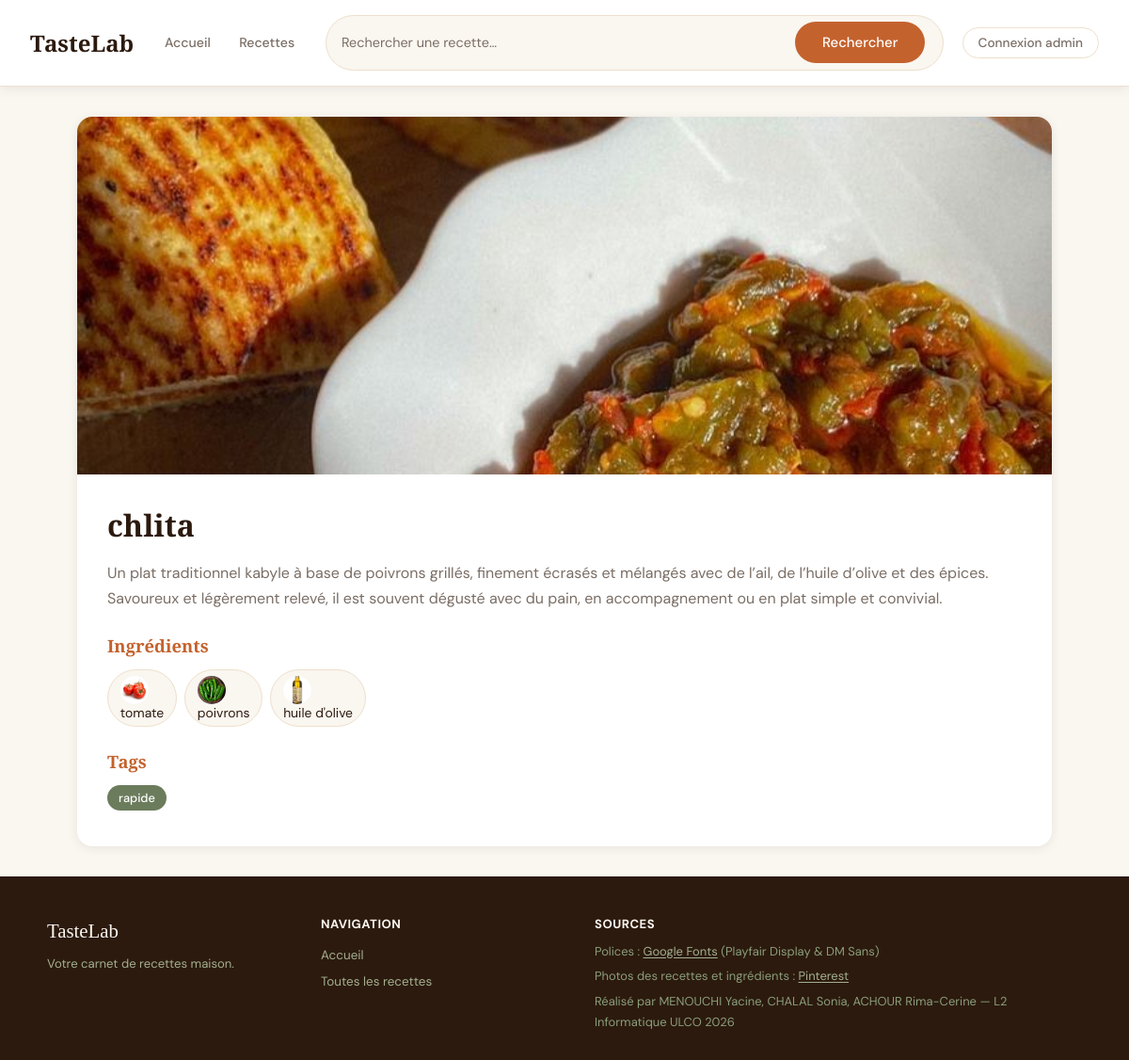
The page /recette.php?id=11 on the database as committed earlier.
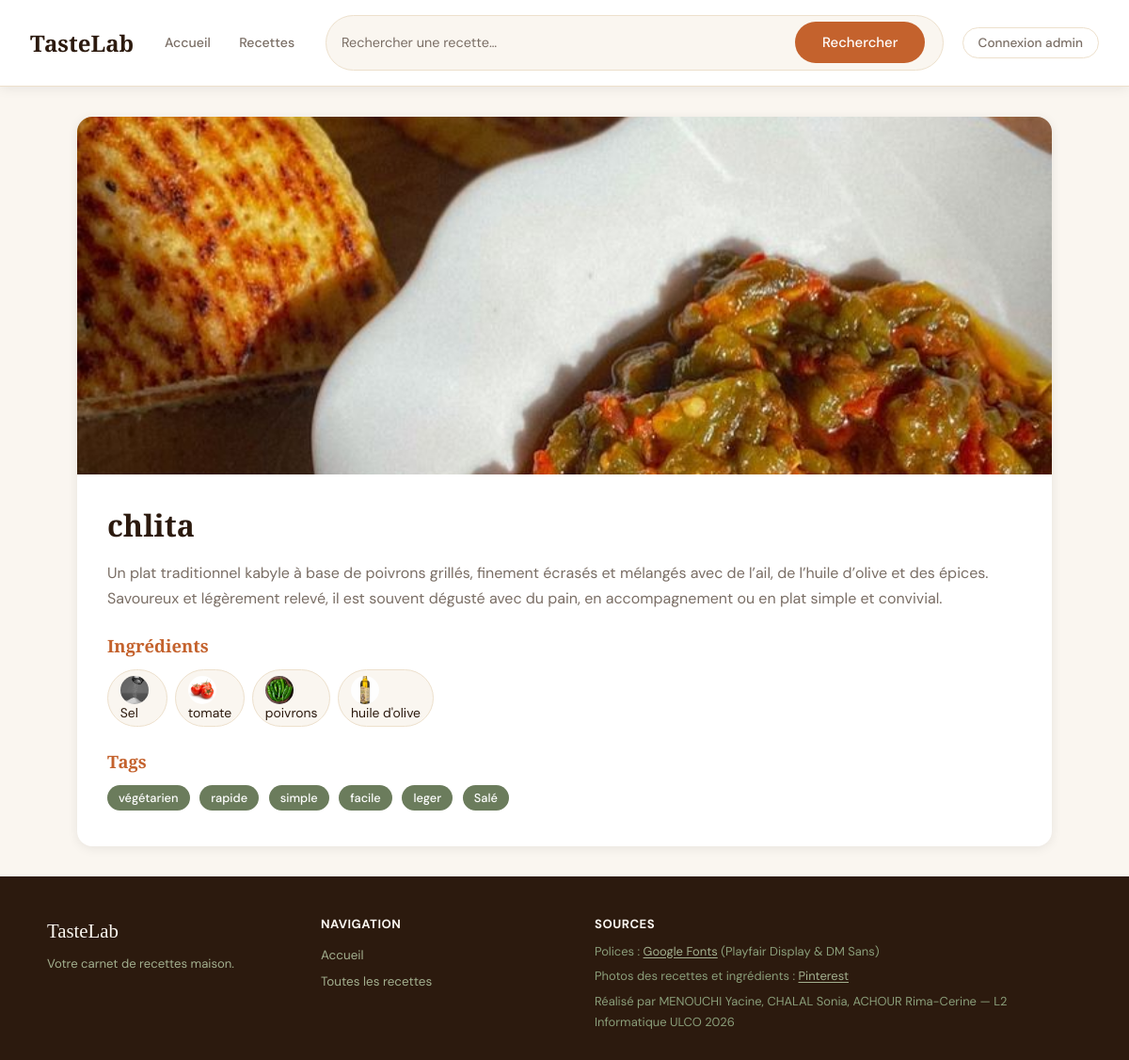
The same page on the database as committed later.
### tables this page shows
CREATE TABLE `recette_ingredients` (
  `recette_id` int(10) UNSIGNED NOT NULL,
  `ingredient_id` int(10) UNSIGNED NOT NULL,
  `quantite` varchar(60) NOT NULL DEFAULT ''
);

CREATE TABLE `ingredients` (
  `id` int(10) UNSIGNED NOT NULL,
  `nom` varchar(100) NOT NULL,
  `image` varchar(255) NOT NULL DEFAULT 'default_ingredient.jpg'
);

CREATE TABLE `tags` (
  `id` int(10) UNSIGNED NOT NULL,
  `nom` varchar(60) NOT NULL
);

### classes/Recette.php (called while the page is built, shortened)
<?php
class Recette{
    private $pdo;
    public function __construct($pdo){
        $this->pdo=$pdo;
    }
    public function getById($id){
        $sql="SELECT * FROM recettes WHERE id=?";
        $st=$this->pdo->prepare($sql);
        $st->execute([$id]);
        $recette=$st->fetch(PDO::FETCH_OBJ);
        $sql2="SELECT i.nom, i.image, ri.quantite FROM ingredients i JOIN recette_ingredients ri ON i.id=ri.ingredient_id WHERE ri.recette_id=?";
        $st2=$this->pdo->prepare($sql2);
        $st2->execute([$id]);
        $recette->ingredients=$st2->fetchAll(PDO::FETCH_OBJ);
        $sql3="SELECT t.nom FROM tags t JOIN recette_tags rt ON t.id = rt.tag_id WHERE rt.recette_id = ?";
        $st3 = $this->pdo->prepare($sql3);
        $st3->execute([$id]);
        $recette->tags=$st3->fetchAll(PDO::FETCH_OBJ);
        return $recette;
    }
}

### recette.php (the view, shortened to what this page needs)
<?php
require("includes/db.php");
require("classes/Recette.php");
$pdo        = getPDO();
$recetteObj = new Recette($pdo);
$id = isset($_GET['id']) ? $_GET['id'] : "";
$recette = $recetteObj->getById($id);
function imgRecette($nom){
    $path = "uploads/recettes/" . $nom;
    if($nom && file_exists($path)) return $path;
    return "uploads/recettes/default_recette.jpg";
}
function imgIngredient($nom){
    $path = "uploads/ingredients/" . $nom;
    if($nom && file_exists($path)) return $path;
    return "uploads/ingredients/default_ingredient.jpg";
}
?>
<?php require("includes/header.php"); ?>
<?php if($recette): ?>
<section class="recette-detail">
    <img src="<?= htmlspecialchars(imgRecette($recette->photo)) ?>"
         alt="<?= htmlspecialchars($recette->titre) ?>">
    <div class="recette-detail-body">
        <h1><?= htmlspecialchars($recette->titre) ?></h1>
        <p><?= htmlspecialchars($recette->description) ?></p>
        <h3>Ingrédients</h3>
        <ul>
            <?php foreach($recette->ingredients as $ingredient): ?>
                <li>
                    <img src="<?= htmlspecialchars(imgIngredient($ingredient->image)) ?>"
                         alt="<?= htmlspecialchars($ingredient->nom) ?>"
                         style="width:30px; height:30px; object-fit:cover; border-radius:50%; vertical-align:middle; margin-right:0.4rem;">
                    <?= htmlspecialchars($ingredient->nom) ?>
                </li>
            <?php endforeach; ?>
        </ul>
        <?php if(!empty($recette->tags)): ?>
            <h3>Tags</h3>
            <div class="tags">
                <?php foreach($recette->tags as $tag): ?>
                    <span class="tag"><?= htmlspecialchars($tag->nom) ?></span>
                <?php endforeach; ?>
            </div>
        <?php endif; ?>
    </div>
</section>
<?php else: ?>
    <p>Recette introuvable.</p>
<?php endif; ?>
<?php require("includes/footer.php"); ?>

Rows that differ between the two databases and show on the page:
added recette_ingredients: ingredient.image (picture), ingredient.nom "Sel"
now on this page (row unchanged): tags: nom "végétarien"
now on this page (row unchanged): tags: nom "simple"
now on this page (row unchanged): tags: nom "facile"
added tags: nom "leger"
added tags: nom "Salé"
